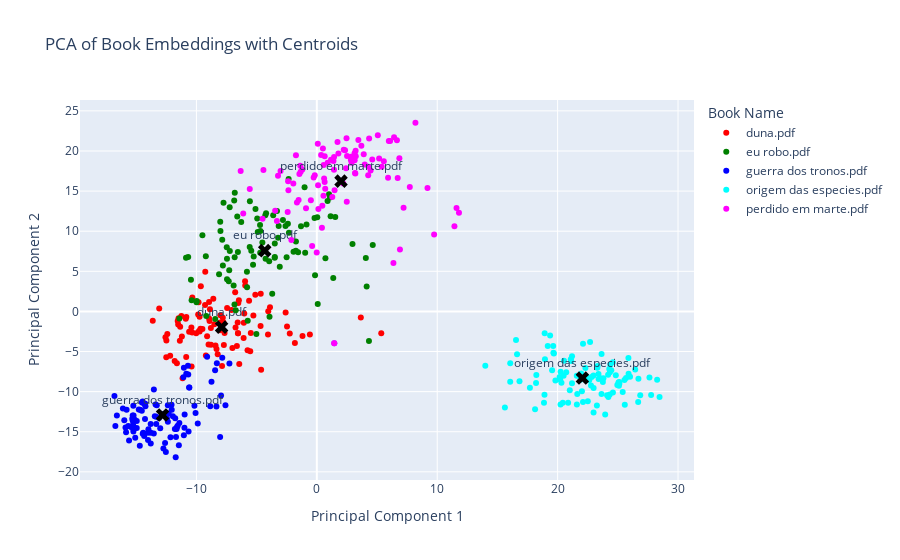

The notebook cell saved with this chart:
### Code cell
df,fig,centroids,scaler = embbed_and_plot()
